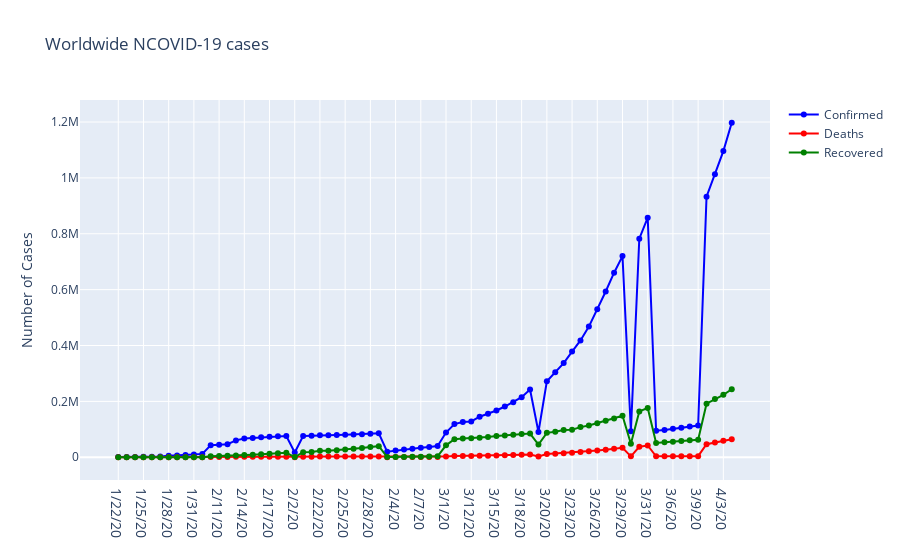

Write notebook code for a chart like this one.
### Code cell
fig=go.Figure()
fig.add_trace(go.Scatter(x=confirmed['Date'],y=confirmed['Confirmed'],mode='lines+markers',name='Confirmed',line=dict(color='blue',width=2)))
fig.add_trace(go.Scatter(x=deaths['Date'],y=deaths['Deaths'],mode='lines+markers',name='Deaths',line=dict(color='red',width=2)))
fig.add_trace(go.Scatter(x=recovered['Date'],y=recovered['Recovered'],mode='lines+markers',name='Recovered',line=dict(color='green',width=2)))

fig.update_layout(title='Worldwide NCOVID-19 cases',xaxis_tickfont_size=14,yaxis=dict(title='Number of Cases'))

fig.show()
